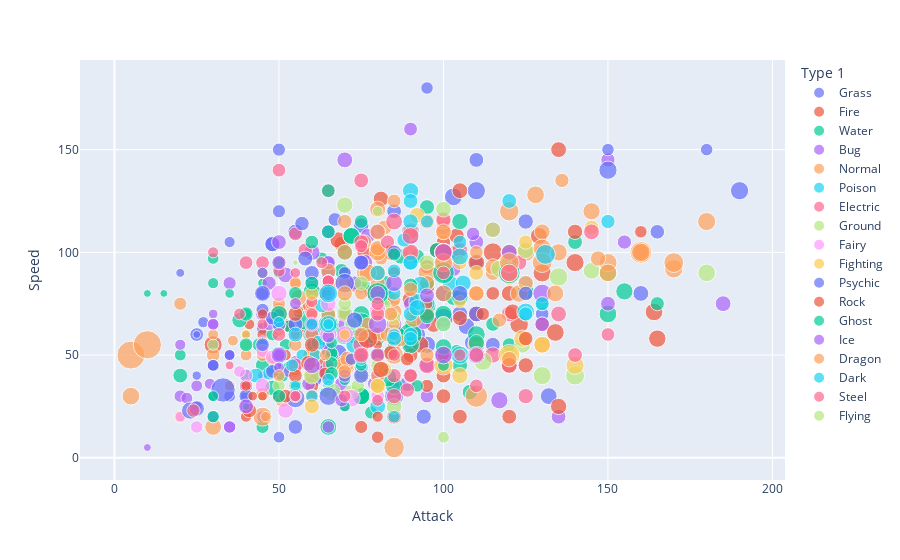

Write notebook code for a chart like this one.
### Markdown cell above
With pyplot express we can play with scatterplots even further - we can create `bubble plots`!

### Code cell
import plotly.express as px
bubble=px.scatter(df_pokemon, x='Attack', y='Speed', color='Type 1', size='HP');
bubble.show()

### Figure 1 — Plotly figure (JSON) as saved in the notebook; plotly's stock layout.template omitted (floating-point values rounded to 4 significant figures)
{"data": [{"hovertemplate": "Type 1=Grass<br>Attack=%{x}<br>Speed=%{y}<br>HP=%{marker.size}<extra></extra>", "legendgroup": "Grass", "marker": {"color": "#636efa", "size": [45, 60, 80, 80, 45, 60, 75, 50, 65, 80, 60, 95, 65, 45, 60, 80, 75, 35, 55, 75, 30, 75, 40, 50, 70, 70, 40, 70, 90, 60, 60, 50, 50, 70, 99, 55, 75, 95, 40, 60, 45, 70, 74, 60, 90, 90, 100, 65, 100, 100, 45, 60, 75, 50, 75, 40, 60, 45, 70, 75, 69, 114, 44, 74, 91, 56, 61, 88, 66, 123], "sizemode": "area", "sizeref": 0.6375, "symbol": "circle"}, "mode": "markers", "name": "Grass", "orientation": "v", "showlegend": true, "type": "scatter", "x": [49, 62, 82, 100, 50, 65, 80, 75, 90, 105, 40, 95, 55, 49, 62, 82, 80, 35, 45, 55, 30, 75, 45, 65, 85, 110, 40, 70, 100, 40, 130, 60, 85, 115, 68, 68, 89, 109, 30, 70, 35, 60, 100, 62, 92, 132, 100, 110, 100, 103, 45, 60, 75, 53, 98, 27, 67, 35, 60, 86, 55, 85, 50, 94, 90, 61, 78, 107, 65, 100], "xaxis": "x", "y": [45, 60, 80, 80, 30, 40, 50, 40, 55, 70, 40, 55, 60, 45, 60, 80, 50, 50, 80, 110, 30, 30, 70, 95, 120, 145, 30, 60, 80, 35, 70, 65, 35, 55, 51, 31, 36, 56, 55, 90, 35, 85, 46, 40, 60, 30, 50, 95, 100, 127, 63, 83, 113, 64, 101, 66, 116, 30, 90, 60, 15, 30, 10, 20, 108, 38, 57, 64, 52, 68], "yaxis": "y"}, {"hovertemplate": "Type 1=Fire<br>Attack=%{x}<br>Speed=%{y}<br>HP=%{marker.size}<extra></extra>", "legendgroup": "Fire", "marker": {"color": "#EF553B", "size": [39, 58, 78, 78, 78, 38, 73, 55, 90, 50, 65, 65, 65, 90, 39, 58, 78, 40, 50, 45, 115, 106, 45, 60, 80, 80, 60, 70, 70, 70, 44, 64, 76, 75, 91, 65, 90, 110, 50, 75, 70, 105, 105, 85, 40, 59, 75, 62, 78, 62, 86, 80], "sizemode": "area", "sizeref": 0.6375, "symbol": "circle"}, "mode": "markers", "name": "Fire", "orientation": "v", "showlegend": true, "type": "scatter", "x": [52, 64, 84, 130, 104, 41, 76, 70, 110, 85, 100, 95, 130, 100, 52, 64, 84, 40, 50, 75, 115, 130, 60, 85, 120, 160, 60, 100, 120, 85, 58, 78, 104, 95, 90, 63, 93, 123, 53, 98, 90, 140, 30, 97, 45, 59, 69, 73, 81, 50, 68, 110], "xaxis": "x", "y": [65, 80, 100, 100, 100, 65, 100, 60, 95, 90, 105, 93, 65, 90, 65, 80, 100, 20, 30, 83, 100, 90, 45, 55, 80, 100, 35, 40, 20, 20, 61, 81, 108, 83, 77, 45, 55, 65, 64, 101, 50, 95, 55, 65, 60, 73, 104, 84, 126, 72, 106, 70], "yaxis": "y"}, {"hovertemplate": "Type 1=Water<br>Attack=%{x}<br>Speed=%{y}<br>HP=%{marker.size}<extra></extra>", "legendgroup": "Water", "marker": {"color": "#00cc96", "size": [44, 59, 79, 79, 50, 80, 40, 65, 90, 40, 80, 90, 95, 95, 65, 90, 30, 50, 30, 55, 30, 55, 45, 80, 30, 60, 20, 95, 95, 130, 130, 50, 65, 85, 75, 125, 70, 100, 90, 55, 95, 95, 65, 55, 35, 75, 65, 75, 100, 50, 70, 100, 100, 40, 60, 80, 40, 60, 45, 70, 70, 130, 170, 50, 110, 43, 63, 20, 95, 35, 55, 55, 100, 43, 100, 100, 53, 64, 84, 55, 85, 76, 111, 49, 69, 45, 90, 80, 100, 55, 75, 95, 50, 75, 50, 75, 105, 70, 54, 74, 62, 75, 55, 100, 165, 91, 91, 41, 54, 72, 50, 71], "sizemode": "area", "sizeref": 0.6375, "symbol": "circle"}, "mode": "markers", "name": "Water", "orientation": "v", "showlegend": true, "type": "scatter", "x": [48, 63, 83, 103, 52, 82, 50, 65, 95, 40, 70, 65, 75, 75, 45, 70, 65, 95, 105, 130, 40, 65, 67, 92, 45, 75, 10, 125, 155, 85, 65, 65, 80, 105, 38, 58, 20, 50, 75, 45, 85, 75, 95, 55, 65, 105, 40, 95, 75, 70, 85, 110, 150, 30, 50, 70, 30, 50, 90, 120, 140, 70, 90, 48, 78, 80, 120, 15, 60, 64, 104, 84, 90, 30, 100, 150, 51, 66, 86, 65, 105, 48, 83, 49, 69, 20, 120, 80, 100, 55, 75, 100, 53, 98, 50, 65, 95, 92, 78, 108, 44, 87, 40, 60, 75, 72, 72, 56, 63, 95, 53, 73], "xaxis": "x", "y": [43, 58, 78, 78, 55, 85, 90, 90, 70, 70, 100, 15, 30, 30, 45, 70, 40, 70, 50, 75, 60, 85, 63, 68, 85, 115, 80, 81, 81, 60, 65, 43, 58, 78, 67, 67, 40, 50, 70, 15, 35, 30, 85, 35, 65, 45, 70, 85, 85, 40, 50, 60, 70, 30, 50, 70, 85, 65, 65, 95, 105, 60, 60, 60, 60, 35, 55, 80, 81, 32, 52, 52, 55, 97, 90, 90, 40, 50, 60, 85, 115, 34, 39, 66, 91, 50, 100, 80, 100, 45, 60, 70, 64, 101, 64, 69, 74, 98, 22, 32, 55, 98, 40, 60, 65, 108, 108, 71, 97, 122, 44, 59], "yaxis": "y"}, {"hovertemplate": "Type 1=Bug<br>Attack=%{x}<br>Speed=%{y}<br>HP=%{marker.size}<extra></extra>", "legendgroup": "Bug", "marker": {"color": "#ab63fa", "size": [45, 50, 60, 40, 45, 65, 65, 35, 60, 60, 70, 70, 65, 65, 40, 55, 40, 70, 65, 50, 75, 70, 70, 20, 80, 80, 45, 50, 60, 50, 60, 40, 70, 31, 61, 1, 65, 65, 37, 77, 40, 60, 60, 60, 70, 30, 70, 86, 45, 55, 75, 30, 40, 60, 50, 70, 50, 70, 50, 70, 50, 80, 58, 55, 85, 71, 38, 45, 80], "sizemode": "area", "sizeref": 0.6375, "symbol": "circle"}, "mode": "markers", "name": "Bug", "orientation": "v", "showlegend": true, "type": "scatter", "x": [30, 20, 45, 35, 25, 90, 150, 70, 95, 55, 65, 110, 125, 155, 20, 35, 60, 90, 65, 65, 90, 130, 150, 10, 125, 185, 45, 35, 70, 35, 50, 30, 60, 45, 90, 90, 73, 47, 25, 85, 29, 59, 79, 69, 94, 30, 80, 76, 53, 63, 103, 45, 55, 100, 65, 95, 75, 135, 47, 77, 40, 70, 109, 85, 60, 120, 35, 22, 52], "xaxis": "x", "y": [45, 30, 70, 50, 35, 75, 145, 25, 30, 45, 90, 105, 85, 105, 55, 85, 30, 40, 95, 15, 40, 65, 75, 5, 85, 75, 20, 15, 65, 15, 65, 65, 60, 40, 160, 40, 85, 85, 25, 65, 36, 36, 36, 36, 66, 70, 40, 95, 42, 42, 92, 57, 47, 112, 55, 45, 60, 20, 65, 108, 25, 145, 109, 60, 100, 99, 35, 29, 89], "yaxis": "y"}, {"hovertemplate": "Type 1=Normal<br>Attack=%{x}<br>Speed=%{y}<br>HP=%{marker.size}<extra></extra>", "legendgroup": "Normal", "marker": {"color": "#FFA15A", "size": [40, 63, 83, 83, 30, 55, 40, 65, 115, 140, 40, 65, 52, 35, 60, 90, 250, 105, 105, 75, 48, 55, 65, 160, 35, 85, 60, 100, 90, 55, 70, 100, 60, 90, 85, 73, 55, 95, 255, 38, 78, 40, 60, 60, 80, 150, 64, 84, 104, 50, 50, 70, 60, 45, 73, 70, 60, 40, 55, 85, 59, 79, 75, 55, 65, 65, 49, 71, 100, 76, 135, 110, 85, 110, 120, 45, 60, 45, 65, 85, 50, 62, 80, 103, 103, 55, 75, 60, 80, 95, 70, 100, 100, 100, 38, 85, 45, 75], "sizemode": "area", "sizeref": 0.6375, "symbol": "circle"}, "mode": "markers", "name": "Normal", "orientation": "v", "showlegend": true, "type": "scatter", "x": [45, 60, 80, 80, 56, 81, 60, 90, 45, 70, 45, 70, 65, 85, 110, 55, 5, 95, 125, 100, 48, 55, 60, 110, 46, 76, 30, 50, 30, 70, 80, 70, 80, 130, 80, 95, 20, 80, 10, 30, 70, 55, 85, 60, 80, 160, 51, 71, 91, 20, 45, 65, 60, 40, 115, 70, 90, 55, 75, 120, 45, 85, 100, 66, 76, 136, 55, 82, 5, 65, 85, 85, 80, 160, 120, 55, 85, 60, 80, 110, 55, 77, 115, 60, 60, 50, 95, 60, 100, 110, 83, 123, 77, 128, 36, 56, 50, 80], "xaxis": "x", "y": [56, 71, 101, 121, 72, 97, 70, 100, 20, 45, 90, 115, 60, 75, 100, 30, 50, 90, 100, 110, 48, 55, 40, 30, 20, 90, 50, 70, 15, 85, 85, 45, 40, 55, 60, 85, 75, 100, 55, 60, 100, 85, 125, 30, 90, 100, 28, 48, 68, 20, 50, 70, 60, 50, 90, 70, 40, 60, 80, 100, 31, 71, 115, 85, 105, 135, 85, 112, 30, 91, 5, 50, 90, 100, 120, 42, 77, 55, 60, 80, 43, 65, 93, 50, 50, 75, 115, 75, 95, 55, 60, 80, 90, 128, 57, 78, 62, 102], "yaxis": "y"}, {"hovertemplate": "Type 1=Poison<br>Attack=%{x}<br>Speed=%{y}<br>HP=%{marker.size}<extra></extra>", "legendgroup": "Poison", "marker": {"color": "#19d3f3", "size": [35, 60, 55, 70, 90, 46, 61, 81, 40, 75, 80, 105, 40, 65, 85, 70, 100, 73, 63, 103, 40, 70, 48, 83, 50, 80, 50, 65], "sizemode": "area", "sizeref": 0.6375, "symbol": "circle"}, "mode": "markers", "name": "Poison", "orientation": "v", "showlegend": true, "type": "scatter", "x": [60, 85, 47, 62, 92, 57, 72, 102, 45, 80, 80, 105, 65, 90, 90, 43, 73, 100, 63, 93, 50, 90, 61, 106, 50, 95, 60, 75], "xaxis": "x", "y": [55, 80, 41, 56, 76, 50, 65, 85, 55, 90, 25, 50, 35, 60, 130, 40, 55, 65, 74, 84, 65, 95, 50, 85, 65, 75, 30, 44], "yaxis": "y"}, {"hovertemplate": "Type 1=Electric<br>Attack=%{x}<br>Speed=%{y}<br>HP=%{marker.size}<extra></extra>", "legendgroup": "Electric", "marker": {"color": "#FF6692", "size": [35, 60, 25, 50, 40, 60, 65, 65, 90, 20, 55, 70, 90, 90, 45, 90, 40, 70, 70, 60, 60, 45, 60, 80, 60, 70, 75, 50, 50, 50, 50, 50, 50, 45, 75, 55, 35, 65, 85, 79, 79, 44, 62, 67], "sizemode": "area", "sizeref": 0.6375, "symbol": "circle"}, "mode": "markers", "name": "Electric", "orientation": "v", "showlegend": true, "type": "scatter", "x": [55, 90, 35, 60, 30, 50, 83, 65, 90, 40, 40, 55, 75, 95, 63, 85, 45, 75, 75, 50, 40, 65, 85, 120, 45, 70, 123, 50, 65, 65, 65, 65, 65, 60, 100, 75, 55, 85, 115, 115, 105, 38, 55, 58], "xaxis": "x", "y": [90, 110, 45, 70, 100, 140, 105, 130, 100, 60, 35, 45, 55, 45, 95, 115, 65, 105, 135, 95, 95, 45, 60, 70, 95, 60, 95, 91, 86, 86, 86, 86, 86, 76, 116, 103, 60, 40, 50, 111, 101, 70, 109, 101], "yaxis": "y"}, {"hovertemplate": "Type 1=Ground<br>Attack=%{x}<br>Speed=%{y}<br>HP=%{marker.size}<extra></extra>", "legendgroup": "Ground", "marker": {"color": "#B6E880", "size": [50, 75, 10, 35, 50, 60, 80, 105, 65, 90, 90, 45, 50, 80, 40, 60, 100, 100, 68, 108, 115, 75, 60, 110, 50, 60, 95, 109, 59, 89, 89, 89], "sizemode": "area", "sizeref": 0.6375, "symbol": "circle"}, "mode": "markers", "name": "Ground", "orientation": "v", "showlegend": true, "type": "scatter", "x": [75, 100, 55, 80, 50, 80, 85, 130, 75, 60, 120, 100, 70, 100, 40, 70, 150, 180, 72, 112, 140, 95, 85, 135, 72, 82, 117, 66, 74, 124, 125, 145], "xaxis": "x", "y": [40, 65, 95, 120, 35, 45, 25, 40, 85, 40, 50, 10, 70, 100, 55, 75, 90, 90, 32, 47, 40, 95, 68, 88, 65, 74, 92, 32, 35, 55, 101, 91], "yaxis": "y"}, {"hovertemplate": "Type 1=Fairy<br>Attack=%{x}<br>Speed=%{y}<br>HP=%{marker.size}<extra></extra>", "legendgroup": "Fairy", "marker": {"color": "#FF97FF", "size": [70, 95, 50, 35, 55, 60, 90, 85, 44, 54, 78, 78, 101, 62, 82, 95, 126], "sizemode": "area", "sizeref": 0.6375, "symbol": "circle"}, "mode": "markers", "name": "Fairy", "orientation": "v", "showlegend": true, "type": "scatter", "x": [45, 70, 25, 20, 40, 80, 120, 50, 38, 45, 65, 52, 72, 48, 80, 65, 131], "xaxis": "x", "y": [35, 60, 15, 20, 40, 30, 45, 80, 42, 52, 75, 23, 29, 49, 72, 60, 99], "yaxis": "y"}, {"hovertemplate": "Type 1=Fighting<br>Attack=%{x}<br>Speed=%{y}<br>HP=%{marker.size}<extra></extra>", "legendgroup": "Fighting", "marker": {"color": "#FECB52", "size": [40, 65, 70, 80, 90, 50, 50, 35, 50, 72, 144, 30, 60, 60, 40, 70, 70, 75, 85, 105, 120, 75, 45, 65, 67, 95, 78], "sizemode": "area", "sizeref": 0.6375, "symbol": "circle"}, "mode": "markers", "name": "Fighting", "orientation": "v", "showlegend": true, "type": "scatter", "x": [80, 105, 80, 100, 130, 120, 105, 35, 95, 60, 120, 40, 60, 100, 70, 110, 145, 80, 105, 140, 100, 125, 85, 125, 82, 124, 92], "xaxis": "x", "y": [70, 95, 35, 45, 55, 87, 76, 35, 70, 25, 50, 60, 80, 100, 60, 90, 112, 35, 40, 45, 45, 85, 65, 105, 43, 58, 118], "yaxis": "y"}, {"hovertemplate": "Type 1=Psychic<br>Attack=%{x}<br>Speed=%{y}<br>HP=%{marker.size}<extra></extra>", "legendgroup": "Psychic", "marker": {"color": "#636efa", "size": [25, 40, 55, 55, 60, 85, 40, 106, 106, 106, 100, 40, 65, 65, 48, 190, 106, 100, 28, 38, 68, 68, 60, 80, 65, 95, 50, 50, 50, 50, 45, 20, 68, 68, 75, 80, 75, 120, 100, 76, 116, 55, 67, 72, 45, 60, 70, 45, 65, 110, 55, 75, 62, 74, 74, 80, 80], "sizemode": "area", "sizeref": 0.6375, "symbol": "circle"}, "mode": "markers", "name": "Psychic", "orientation": "v", "showlegend": true, "type": "scatter", "x": [20, 35, 50, 50, 48, 73, 45, 110, 190, 150, 100, 50, 75, 65, 72, 33, 90, 100, 25, 35, 65, 85, 25, 45, 50, 23, 150, 180, 70, 95, 30, 25, 125, 165, 75, 105, 125, 70, 100, 25, 55, 45, 57, 58, 30, 45, 55, 30, 40, 65, 55, 75, 48, 48, 48, 110, 160], "xaxis": "x", "y": [90, 105, 120, 150, 42, 67, 90, 130, 130, 140, 100, 70, 95, 110, 48, 33, 110, 100, 40, 50, 80, 100, 60, 80, 65, 23, 150, 150, 90, 180, 45, 60, 80, 110, 95, 80, 115, 85, 100, 24, 29, 72, 114, 97, 45, 55, 65, 20, 30, 30, 30, 40, 68, 104, 104, 70, 80], "yaxis": "y"}, {"hovertemplate": "Type 1=Rock<br>Attack=%{x}<br>Speed=%{y}<br>HP=%{marker.size}<extra></extra>", "legendgroup": "Rock", "marker": {"color": "#EF553B", "size": [40, 55, 80, 35, 35, 70, 30, 60, 80, 80, 70, 50, 70, 100, 100, 30, 70, 70, 66, 86, 45, 75, 80, 67, 97, 30, 60, 50, 60, 55, 70, 85, 55, 75, 91, 42, 72, 58, 82, 77, 123, 50, 50, 50], "sizemode": "area", "sizeref": 0.6375, "symbol": "circle"}, "mode": "markers", "name": "Rock", "orientation": "v", "showlegend": true, "type": "scatter", "x": [80, 95, 120, 45, 40, 60, 80, 115, 105, 135, 100, 64, 84, 134, 164, 45, 55, 95, 41, 81, 95, 125, 100, 125, 165, 42, 52, 80, 55, 75, 105, 135, 112, 140, 129, 52, 105, 89, 121, 59, 77, 50, 100, 160], "xaxis": "x", "y": [20, 35, 45, 70, 35, 55, 55, 80, 130, 150, 30, 41, 51, 61, 71, 30, 70, 70, 23, 43, 75, 45, 50, 58, 58, 30, 30, 10, 40, 15, 20, 25, 70, 110, 108, 50, 68, 48, 71, 46, 58, 50, 50, 110], "yaxis": "y"}, {"hovertemplate": "Type 1=Ghost<br>Attack=%{x}<br>Speed=%{y}<br>HP=%{marker.size}<extra></extra>", "legendgroup": "Ghost", "marker": {"color": "#00cc96", "size": [30, 45, 60, 60, 60, 44, 64, 64, 20, 40, 90, 150, 60, 50, 45, 150, 150, 38, 58, 50, 60, 60, 43, 85, 49, 44, 54, 59, 65, 55, 75, 85], "sizemode": "area", "sizeref": 0.6375, "symbol": "circle"}, "mode": "markers", "name": "Ghost", "orientation": "v", "showlegend": true, "type": "scatter", "x": [35, 50, 65, 65, 60, 75, 115, 165, 40, 70, 50, 80, 60, 92, 100, 100, 120, 30, 50, 30, 40, 55, 70, 110, 66, 66, 66, 66, 90, 85, 95, 100], "xaxis": "x", "y": [80, 95, 110, 130, 85, 45, 65, 75, 25, 25, 70, 80, 105, 35, 45, 90, 90, 30, 30, 20, 55, 80, 38, 56, 51, 56, 46, 41, 84, 99, 69, 54], "yaxis": "y"}, {"hovertemplate": "Type 1=Ice<br>Attack=%{x}<br>Speed=%{y}<br>HP=%{marker.size}<extra></extra>", "legendgroup": "Ice", "marker": {"color": "#ab63fa", "size": [65, 90, 50, 100, 45, 45, 50, 80, 80, 70, 90, 110, 80, 65, 110, 70, 36, 51, 71, 55, 95, 70, 55, 95], "sizemode": "area", "sizeref": 0.6375, "symbol": "circle"}, "mode": "markers", "name": "Ice", "orientation": "v", "showlegend": true, "type": "scatter", "x": [50, 85, 50, 100, 55, 30, 50, 80, 120, 40, 60, 80, 50, 60, 130, 80, 50, 65, 95, 70, 110, 50, 69, 117], "xaxis": "x", "y": [95, 85, 50, 50, 75, 65, 50, 80, 100, 25, 45, 65, 50, 65, 80, 110, 44, 59, 79, 40, 50, 105, 28, 28], "yaxis": "y"}, {"hovertemplate": "Type 1=Dragon<br>Attack=%{x}<br>Speed=%{y}<br>HP=%{marker.size}<extra></extra>", "legendgroup": "Dragon", "marker": {"color": "#FFA15A", "size": [41, 61, 91, 75, 75, 45, 65, 95, 95, 80, 80, 80, 80, 105, 105, 58, 68, 108, 108, 46, 66, 76, 77, 100, 100, 125, 125, 125, 45, 68, 90, 108], "sizemode": "area", "sizeref": 0.6375, "symbol": "circle"}, "mode": "markers", "name": "Dragon", "orientation": "v", "showlegend": true, "type": "scatter", "x": [64, 84, 134, 70, 110, 75, 95, 135, 145, 80, 100, 90, 130, 150, 180, 70, 90, 130, 170, 87, 117, 147, 120, 120, 150, 130, 170, 120, 50, 75, 100, 100], "xaxis": "x", "y": [50, 70, 80, 80, 80, 50, 50, 100, 120, 110, 110, 110, 110, 95, 115, 42, 82, 102, 92, 57, 67, 97, 48, 90, 90, 95, 95, 95, 40, 60, 80, 95], "yaxis": "y"}, {"hovertemplate": "Type 1=Dark<br>Attack=%{x}<br>Speed=%{y}<br>HP=%{marker.size}<extra></extra>", "legendgroup": "Dark", "marker": {"color": "#19d3f3", "size": [95, 60, 55, 45, 75, 75, 35, 70, 50, 50, 65, 65, 100, 70, 70, 41, 64, 50, 65, 40, 60, 45, 65, 70, 110, 52, 72, 92, 53, 86, 126], "sizemode": "area", "sizeref": 0.6375, "symbol": "circle"}, "mode": "markers", "name": "Dark", "orientation": "v", "showlegend": true, "type": "scatter", "x": [65, 85, 95, 60, 90, 90, 55, 90, 75, 85, 130, 150, 125, 120, 90, 50, 88, 75, 90, 65, 105, 85, 125, 55, 65, 65, 85, 105, 54, 92, 131], "xaxis": "x", "y": [65, 91, 115, 65, 95, 115, 35, 70, 50, 20, 75, 115, 71, 125, 125, 66, 106, 48, 58, 65, 105, 60, 70, 60, 80, 38, 58, 98, 45, 73, 99], "yaxis": "y"}, {"hovertemplate": "Type 1=Steel<br>Attack=%{x}<br>Speed=%{y}<br>HP=%{marker.size}<extra></extra>", "legendgroup": "Steel", "marker": {"color": "#FF6692", "size": [75, 75, 65, 50, 50, 50, 60, 70, 70, 40, 60, 80, 80, 80, 100, 57, 67, 100, 40, 60, 60, 91, 45, 59, 60, 60, 57], "sizemode": "area", "sizeref": 0.6375, "symbol": "circle"}, "mode": "markers", "name": "Steel", "orientation": "v", "showlegend": true, "type": "scatter", "x": [85, 125, 80, 85, 105, 70, 90, 110, 140, 55, 75, 135, 145, 75, 100, 24, 89, 120, 55, 80, 100, 90, 80, 110, 150, 50, 80], "xaxis": "x", "y": [30, 30, 70, 50, 50, 30, 40, 50, 50, 30, 50, 70, 110, 50, 100, 23, 33, 90, 30, 50, 90, 108, 28, 35, 60, 60, 75], "yaxis": "y"}, {"hovertemplate": "Type 1=Flying<br>Attack=%{x}<br>Speed=%{y}<br>HP=%{marker.size}<extra></extra>", "legendgroup": "Flying", "marker": {"color": "#B6E880", "size": [79, 79, 40, 85], "sizemode": "area", "sizeref": 0.6375, "symbol": "circle"}, "mode": "markers", "name": "Flying", "orientation": "v", "showlegend": true, "type": "scatter", "x": [115, 100, 30, 70], "xaxis": "x", "y": [111, 121, 55, 123], "yaxis": "y"}], "layout": {"legend": {"itemsizing": "constant", "title": {"text": "Type 1"}, "tracegroupgap": 0}, "margin": {"t": 60}, "xaxis": {"anchor": "y", "domain": [0, 1], "title": {"text": "Attack"}}, "yaxis": {"anchor": "x", "domain": [0, 1], "title": {"text": "Speed"}}}}
